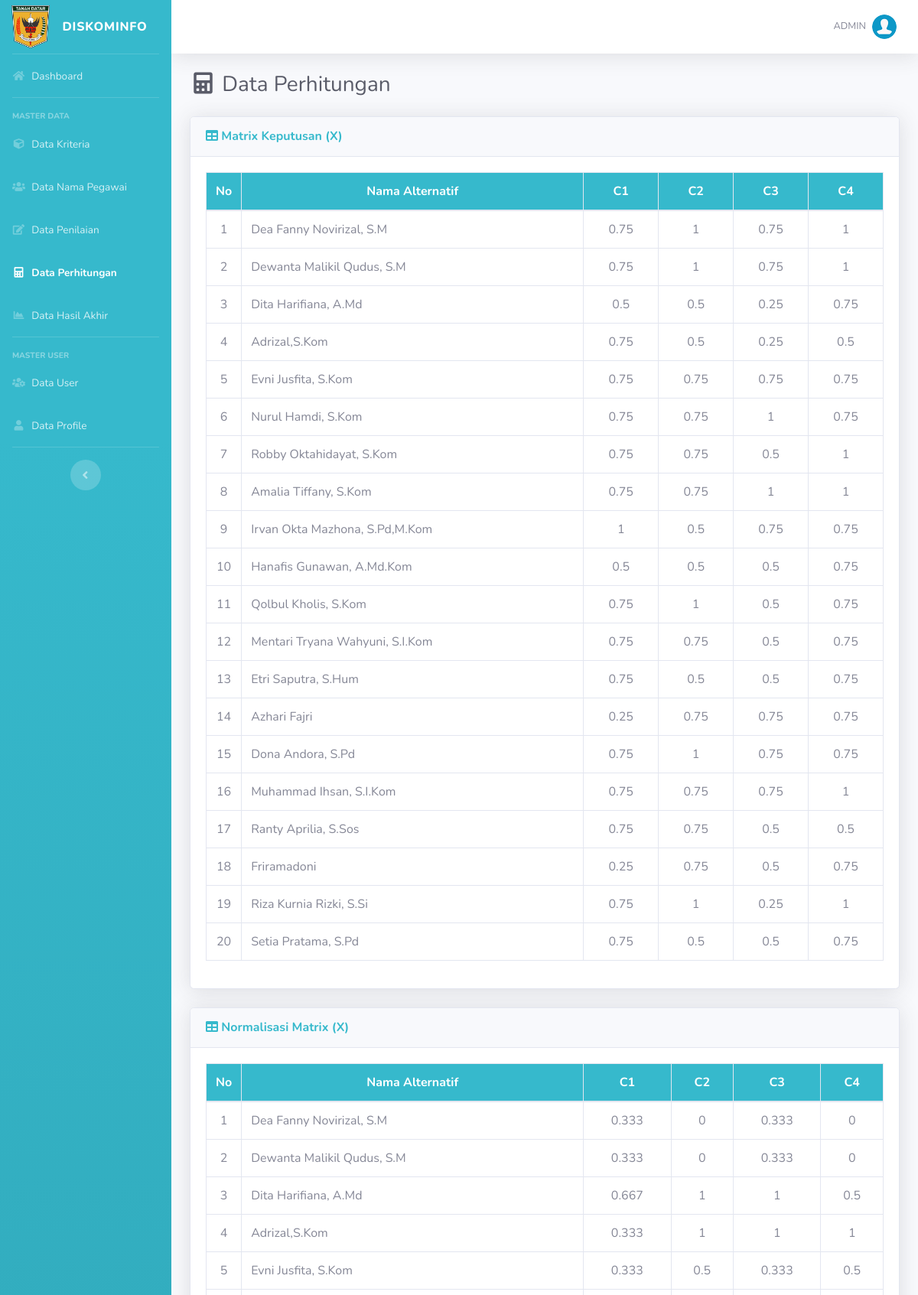
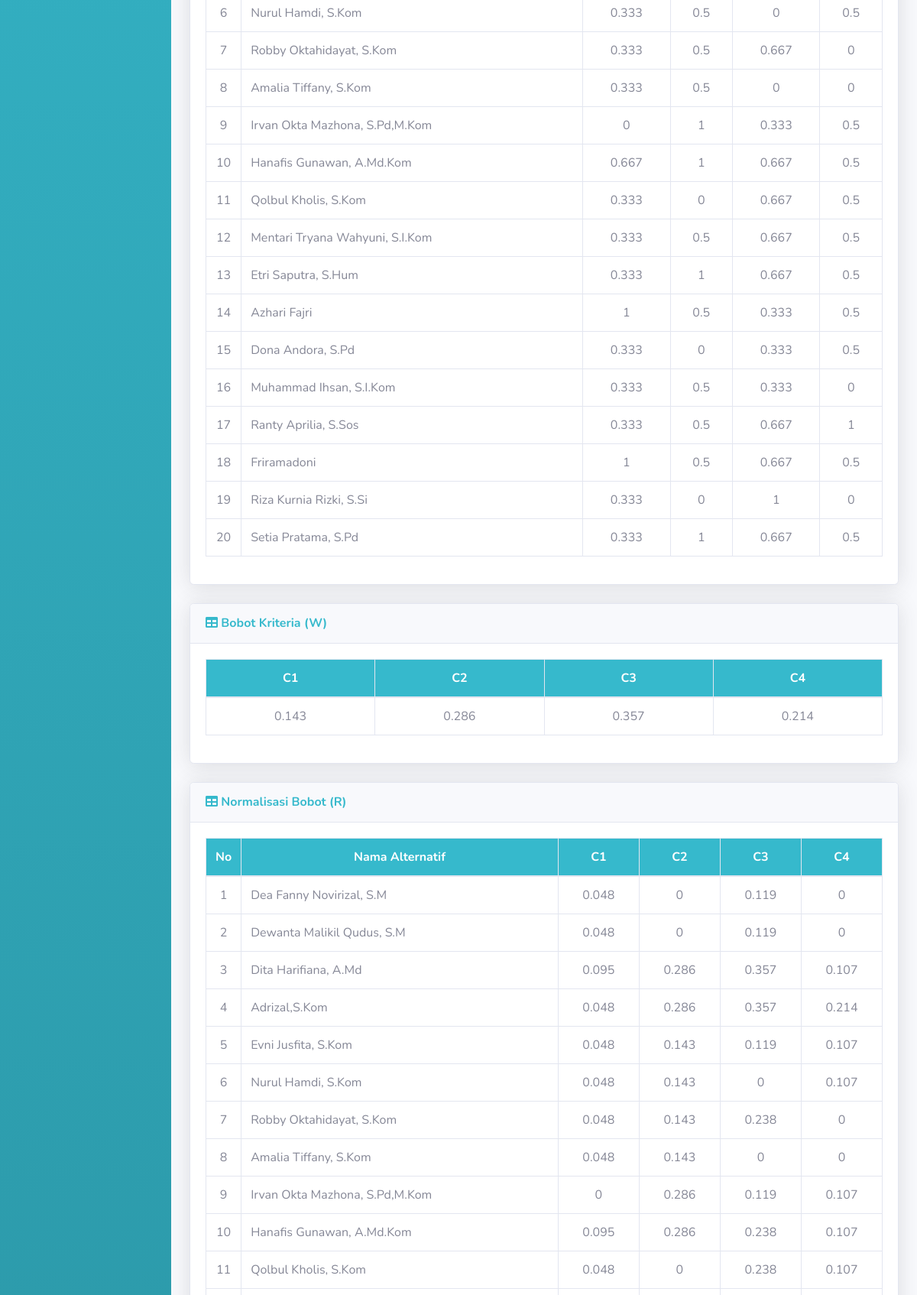
The page /perhitungan.php (signed in, upper part) on the database its author committed (2 pictures, top to bottom).
### tables this page shows
CREATE TABLE `kriteria` (
  `id_kriteria` int(11) NOT NULL,
  `kode_kriteria` varchar(10) NOT NULL,
  `nama` varchar(50) NOT NULL,
  `bobot` float DEFAULT NULL,
  `ada_pilihan` tinyint(1) DEFAULT NULL
);

CREATE TABLE `alternatif` (
  `id_alternatif` int(11) NOT NULL,
  `id_user` int(11) NOT NULL
);

CREATE TABLE `user` (
  `id_user` int(5) NOT NULL,
  `username` varchar(16) NOT NULL,
  `password` varchar(50) NOT NULL,
  `nis` varchar(30) DEFAULT NULL,
  `nama` varchar(70) NOT NULL,
  `email` varchar(50) DEFAULT NULL,
  `jk` varchar(30) DEFAULT NULL,
  `role` char(1) NOT NULL
);

CREATE TABLE `penilaian` (
  `id_penilaian` int(11) NOT NULL,
  `id_alternatif` int(10) NOT NULL,
  `id_kriteria` int(10) NOT NULL,
  `nilai` float NOT NULL
);

### includes/functions.php (called while the page is built, shortened)
<?php
function get_role() {
	if(isset($_SESSION['user_id']) && isset($_SESSION['role'])) {
		if($_SESSION['role'] == '1') {
			return 'admin';
		} else {
			return 'user';
		}
	} else {
		return false;
	}
}
?>

### perhitungan.php (the view, shortened to what this page needs)
<?php
require_once('includes/init.php');
$user_role = get_role();
if($user_role == 'admin') {
require_once('template/header.php');
mysqli_query($koneksi,"TRUNCATE TABLE hasil;");
$kriterias = array();
$q1 = mysqli_query($koneksi,"SELECT * FROM kriteria ORDER BY kode_kriteria ASC");
while($krit = mysqli_fetch_array($q1)){
	$kriterias[$krit['id_kriteria']]['id_kriteria'] = $krit['id_kriteria'];
	$kriterias[$krit['id_kriteria']]['kode_kriteria'] = $krit['kode_kriteria'];
	$kriterias[$krit['id_kriteria']]['nama'] = $krit['nama'];
	$kriterias[$krit['id_kriteria']]['bobott'] = $krit['bobot'];
	$kriterias[$krit['id_kriteria']]['ada_pilihan'] = $krit['ada_pilihan'];
}
$alternatifs = array();
$q2 = mysqli_query($koneksi,"SELECT * FROM alternatif INNER JOIN user ON alternatif.id_user = user.id_user");
while($alt = mysqli_fetch_array($q2)){
	$alternatifs[$alt['id_alternatif']]['id_alternatif'] = $alt['id_alternatif'];
	$alternatifs[$alt['id_alternatif']]['nama'] = $alt['nama'];
}
$matriks_x = array();
foreach($alternatifs as $alternatif):
	foreach($kriterias as $kriteria):
		$id_alternatif = $alternatif['id_alternatif'];
		 $id_kriteria = $kriteria['id_kriteria'];
		$q4 = mysqli_query($koneksi,"SELECT nilai FROM penilaian WHERE id_alternatif='$id_alternatif' AND id_kriteria='$id_kriteria'");
			$data = mysqli_fetch_array($q4);
			$nilai = $data['nilai'];
		 $matriks_x[$id_kriteria][$id_alternatif] = $nilai;
	endforeach;
endforeach;
$nilai_x = array();
foreach($alternatifs as $alternatif):
    foreach($kriterias as $kriteria):
        $id_alternatif = $alternatif['id_alternatif'];
        $id_kriteria = $kriteria['id_kriteria'];
         $nilai = $matriks_x[$id_kriteria][$id_alternatif];
		$nilai_max = @(max($matriks_x[$id_kriteria]));
		$nilai_min = @(min($matriks_x[$id_kriteria]));
        $x = ($nilai_max - $nilai) / ($nilai_max - $nilai_min);
        $nilai_x[$id_alternatif][$id_kriteria] = round($x, 3);
    endforeach;
endforeach;
$nilai_r = array();
foreach($alternatifs as $alternatif):
	foreach($kriterias as $kriteria):
		$id_alternatif = $alternatif['id_alternatif'];
		$id_kriteria = $kriteria['id_kriteria'];
		$bobot = $kriteria['bobott'];
		$nilai = $nilai_x[$id_alternatif][$id_kriteria];
		$r = $nilai*$bobot;
		$nilai_r[$id_alternatif][$id_kriteria] = round($r,3);
	endforeach;
endforeach;
?>
<div class="d-sm-flex align-items-center justify-content-between mb-4">
    <h1 class="h3 mb-0 text-gray-800"><i class="fas fa-fw fa-calculator"></i> Data Perhitungan</h1>
</div>
<div class="card shadow mb-4">
    <div class="card-header py-3">
        <h6 class="m-0 font-weight-bold text-info"><i class="fa fa-table"></i> Matrix Keputusan (X)</h6>
    </div>
    <div class="card-body">
		<div class="table-responsive">
			<table class="table table-bordered" width="100%" cellspacing="0">
				<thead class="bg-info text-white">
					<tr align="center">
						<th width="5%" rowspan="2">No</th>
						<th>Nama Alternatif</th>
						<?php foreach ($kriterias as $kriteria): ?>
							<th><?= $kriteria['kode_kriteria'] ?></th>
						<?php endforeach ?>
					</tr>
				</thead>
				<tbody>
					<?php
						$no=1;
						foreach ($alternatifs as $alternatif): ?>
					<tr align="center">
						<td><?= $no; ?></td>
						<td align="left"><?= $alternatif['nama'] ?></td>
						<?php
						foreach ($kriterias as $kriteria):
							$id_alternatif = $alternatif['id_alternatif'];
							$id_kriteria = $kriteria['id_kriteria'];
							echo '<td>';
							echo $matriks_x[$id_kriteria][$id_alternatif];
							echo '</td>';
						endforeach
						?>
					</tr>
					<?php
						$no++;
						endforeach
					?>
				</tbody>
			</table>
		</div>
	</div>
</div>
<div class="card shadow mb-4">
    <div class="card-header py-3">
        <h6 class="m-0 font-weight-bold text-info"><i class="fa fa-table"></i> Normalisasi Matrix (X)</h6>
    </div>
    <div class="card-body">
		<div class="table-responsive">
			<table class="table table-bordered" width="100%" cellspacing="0">
				<thead class="bg-info text-white">
					<tr align="center">
						<th width="5%" rowspan="2">No</th>
						<th>Nama Alternatif</th>
						<?php foreach ($kriterias as $kriteria): ?>
							<th><?= $kriteria['kode_kriteria'] ?></th>
						<?php endforeach ?>
					</tr>
				</thead>
				<tbody>
					<?php
						$no=1;
						foreach ($alternatifs as $alternatif): ?>
					<tr align="center">
						<td><?= $no; ?></td>
						<td align="left"><?= $alternatif['nama'] ?></td>
						<?php
						foreach($kriterias as $kriteria):
							$id_alternatif = $alternatif['id_alternatif'];
							$id_kriteria = $kriteria['id_kriteria'];
							echo '<td>';
							echo $nilai_x[$id_alternatif][$id_kriteria];
							echo '</td>';
						endforeach;
						?>
					</tr>
					<?php
						$no++;
						endforeach
					?>
				</tbody>
			</table>
		</div>
	</div>
</div>
<div class="card shadow mb-4">
    <div class="card-header py-3">
        <h6 class="m-0 font-weight-bold text-info"><i class="fa fa-table"></i> Bobot Kriteria (W)</h6>
    </div>
    <div class="card-body">
		<div class="table-responsive">
			<table class="table table-bordered" width="100%" cellspacing="0">
				<thead class="bg-info text-white">
					<tr align="center">
						<?php foreach ($kriterias as $kriteria): ?>
						<th><?= $kriteria['kode_kriteria'] ?></th>
						<?php endforeach ?>
					</tr>
				</thead>
				<tbody>
					<tr align="center">
						<?php
						foreach ($kriterias as $kriteria): ?>
						<td>
						<?php
				echo $kriteria['bobott'];
						?>
						</td>
						<?php endforeach ?>
					</tr>
				</tbody>
			</table>
		</div>
	</div>
</div>
<div class="card shadow mb-4">
    <div class="card-header py-3">
        <h6 class="m-0 font-weight-bold text-info"><i class="fa fa-table"></i> Normalisasi Bobot (R)</h6>
    </div>
    <div class="card-body">
		<div class="table-responsive">
			<table class="table table-bordered" width="100%" cellspacing="0">
				<thead class="bg-info text-white">
					<tr align="center">
						<th width="5%" rowspan="2">No</th>
						<th>Nama Alternatif</th>
						<?php foreach ($kriterias as $kriteria): ?>
							<th><?= $kriteria['kode_kriteria'] ?></th>
						<?php endforeach ?>
					</tr>
				</thead>
				<tbody>
					<?php
						$no=1;
						foreach ($alternatifs as $alternatif): ?>
					<tr align="center">
						<td><?= $no; ?></td>
						<td align="left"><?= $alternatif['nama'] ?></td>
						<?php
						foreach($kriterias as $kriteria):
							$id_alternatif = $alternatif['id_alternatif'];
							$id_kriteria = $kriteria['id_kriteria'];
							echo '<td>';
							echo $nilai_r[$id_alternatif][$id_kriteria];
							echo '</td>';
						endforeach;
						?>
					</tr>
					<?php
						$no++;
						endforeach
					?>
				</tbody>
			</table>
		</div>
	</div>
</div>
<?php
require_once('template/footer.php');
}
else {
	header('Location: login.php');
}
?>

### rows shown on the page
kriteria: kode_kriteria "C1", id_kriteria.nilai "0.75", id_kriteria.id_alternatif "0.5", id_kriteria "1", id_kriteria.id_alternatif "0.25", bobot "0.143"
kriteria: kode_kriteria "C2", id_kriteria.id_alternatif "1", id_kriteria.id_alternatif "0.5", id_kriteria.id_alternatif "0.75", bobot "0.286"
kriteria: kode_kriteria "C3", id_kriteria.id_alternatif "0.75", id_kriteria.id_alternatif "0.25", id_kriteria.id_alternatif "1", id_kriteria.id_alternatif "0.5", bobot "0.357"
kriteria: kode_kriteria "C4", id_kriteria.id_alternatif "1", id_kriteria.nilai "0.75", id_kriteria.id_alternatif "0.5", bobot "0.214"
alternatif: id_user.nama "Dea Fanny Novirizal, S.M", id_alternatif.id_kriteria "0.333", id_alternatif.id_kriteria "0", id_alternatif.id_kriteria "0.048", id_alternatif.id_kriteria "0.119"
alternatif: id_user.nama "Dewanta Malikil Qudus, S.M", id_alternatif.id_kriteria "0.333", id_alternatif.id_kriteria "0", id_alternatif.id_kriteria "0.048", id_alternatif.id_kriteria "0.119"
alternatif: id_user.nama "Dita Harifiana, A.Md", id_alternatif.id_kriteria "0.667", id_alternatif.id_kriteria "1", id_alternatif.id_kriteria "0.5", id_alternatif.id_kriteria "0.095", id_alternatif.id_kriteria "0.286", id_alternatif.id_kriteria "0.357", id_alternatif.id_kriteria "0.107"
alternatif: id_user.nama "Adrizal,S.Kom", id_alternatif.id_kriteria "0.333", id_alternatif.id_kriteria "1", id_alternatif.id_kriteria "0.048", id_alternatif.id_kriteria "0.286", id_alternatif.id_kriteria "0.357", id_alternatif.id_kriteria "0.214"
alternatif: id_user.nama "Evni Jusfita, S.Kom", id_alternatif.id_kriteria "0.333", id_alternatif.id_kriteria "0.5", id_alternatif.id_kriteria "0.048", id_alternatif.id_kriteria "0.143", id_alternatif.id_kriteria "0.119", id_alternatif.id_kriteria "0.107"
alternatif: id_user.nama "Nurul Hamdi, S.Kom", id_alternatif.id_kriteria "0.333", id_alternatif.id_kriteria "0.5", id_alternatif.id_kriteria "0", id_alternatif.id_kriteria "0.048", id_alternatif.id_kriteria "0.143", id_alternatif.id_kriteria "0.107"
alternatif: id_user.nama "Robby Oktahidayat, S.Kom", id_alternatif.id_kriteria "0.333", id_alternatif.id_kriteria "0.5", id_alternatif.id_kriteria "0.667", id_alternatif.id_kriteria "0", id_alternatif.id_kriteria "0.048", id_alternatif.id_kriteria "0.143", id_alternatif.id_kriteria "0.238"
alternatif: id_user.nama "Amalia Tiffany, S.Kom", id_alternatif.id_kriteria "0.333", id_alternatif.id_kriteria "0.5", id_alternatif.id_kriteria "0", id_alternatif.id_kriteria "0.048", id_alternatif.id_kriteria "0.143"
alternatif: id_user.nama "Irvan Okta Mazhona, S.Pd,M.Kom", id_alternatif.id_kriteria "0", id_alternatif.id_kriteria "1", id_alternatif.id_kriteria "0.333", id_alternatif.id_kriteria "0.5", id_alternatif.id_kriteria "0.286", id_alternatif.id_kriteria "0.119", id_alternatif.id_kriteria "0.107"
alternatif: id_user.nama "Hanafis Gunawan, A.Md.Kom", id_alternatif.id_kriteria "0.667", id_alternatif.id_kriteria "1", id_alternatif.id_kriteria "0.5", id_alternatif.id_kriteria "0.095", id_alternatif.id_kriteria "0.286", id_alternatif.id_kriteria "0.238", id_alternatif.id_kriteria "0.107"
alternatif: id_user.nama "Qolbul Kholis, S.Kom", id_alternatif.id_kriteria "0.333", id_alternatif.id_kriteria "0", id_alternatif.id_kriteria "0.667", id_alternatif.id_kriteria "0.5", id_alternatif.id_kriteria "0.048", id_alternatif.id_kriteria "0.238", id_alternatif.id_kriteria "0.107"
alternatif: id_user.nama "Mentari Tryana Wahyuni, S.I.Kom", id_alternatif.id_kriteria "0.333", id_alternatif.id_kriteria "0.5", id_alternatif.id_kriteria "0.667"
alternatif: id_user.nama "Etri Saputra, S.Hum", id_alternatif.id_kriteria "0.333", id_alternatif.id_kriteria "1", id_alternatif.id_kriteria "0.667", id_alternatif.id_kriteria "0.5"
alternatif: id_user.nama "Azhari Fajri", id_alternatif.id_kriteria "1", id_alternatif.id_kriteria "0.5", id_alternatif.id_kriteria "0.333"
alternatif: id_user.nama "Dona Andora, S.Pd", id_alternatif.id_kriteria "0.333", id_alternatif.id_kriteria "0", id_alternatif.id_kriteria "0.5"
alternatif: id_user.nama "Muhammad Ihsan, S.I.Kom", id_alternatif.id_kriteria "0.333", id_alternatif.id_kriteria "0.5", id_alternatif.id_kriteria "0"
alternatif: id_user.nama "Ranty Aprilia, S.Sos", id_alternatif.id_kriteria "0.333", id_alternatif.id_kriteria "0.5", id_alternatif.id_kriteria "0.667", id_alternatif.id_kriteria "1"
alternatif: id_user.nama "Friramadoni", id_alternatif.id_kriteria "1", id_alternatif.id_kriteria "0.5", id_alternatif.id_kriteria "0.667"
alternatif: id_user.nama "Riza Kurnia Rizki, S.Si", id_alternatif.id_kriteria "0.333", id_alternatif.id_kriteria "0", id_alternatif.id_kriteria "1"
alternatif: id_user.nama "Setia Pratama, S.Pd", id_alternatif.id_kriteria "0.333", id_alternatif.id_kriteria "1", id_alternatif.id_kriteria "0.667", id_alternatif.id_kriteria "0.5"

### other values the page prints
$_SESSION['username'] "ADMIN"
